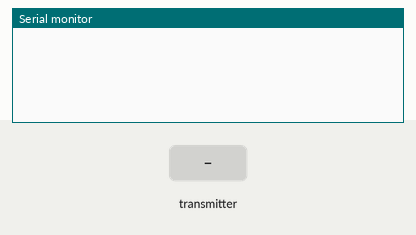
This sketch was run on a simulated ESP32. On the bench: the last lines printed to the serial monitor. The inputs (shaded band) are chosen by the test bench.

Above: at 1.2 s.
1.3 s: the transmitter starts sending id = 0
At 1.66 s:
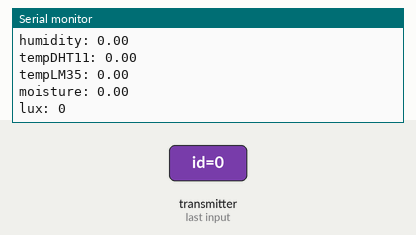
2.8 s: the transmitter starts sending humidity = 25
4.3 s: the transmitter starts sending tempDHT11 = 25
5.8 s: the transmitter starts sending tempLM35 = 25
7.3 s: the transmitter starts sending moisture = 25
8.8 s: the transmitter starts sending lux = 1024
At 9.16 s:
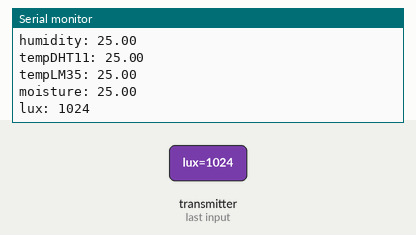

The sketch:

test_esp_now_receive_1.ino
```cpp
#include <esp_now.h>
#include <WiFi.h>

// Structure example to receive data
// Must match the sender structure
typedef struct struct_message {
  int id;
  float humidity;
  float tempDHT11;
  float tempLM35;
  float moisture;
  uint16_t lux;
} struct_message;

// Create a struct_message called myData
struct_message myData;

// callback function that will be executed when data is received
void OnDataRecv(const uint8_t * mac, const uint8_t *incomingData, int len) {
  memcpy(&myData, incomingData, sizeof(myData));
  Serial.print("Bytes received: ");
  Serial.println(len);
  Serial.print("ID: ");
  Serial.println(myData.id);
  Serial.print("humidity: ");
  Serial.println(myData.humidity);
  Serial.print("tempDHT11: ");
  Serial.println(myData.tempDHT11);
  Serial.print("tempLM35: ");
  Serial.println(myData.tempLM35);
  Serial.print("moisture: ");
  Serial.println(myData.moisture);
  Serial.print("lux: ");
  Serial.println(myData.lux);
  Serial.println();
}

void setup() {
  // Initialize Serial Monitor
  Serial.begin(115200);

  // Set device as a Wi-Fi Station
  WiFi.mode(WIFI_STA);

  // Init ESP-NOW
  if (esp_now_init() != ESP_OK) {
    Serial.println("Error initializing ESP-NOW");
    return;
  }

  // Once ESPNow is successfully Init, we will register for recv CB to
  // get recv packer info
  esp_now_register_recv_cb(OnDataRecv);
}

void loop() {

}
```

Measured:
- after the input at 1.3 s, the serial monitor: prints a new line after 0.05 s (image 1)
- after the input at 8.8 s, the serial monitor: prints a new line after 0.05 s (image 2)
